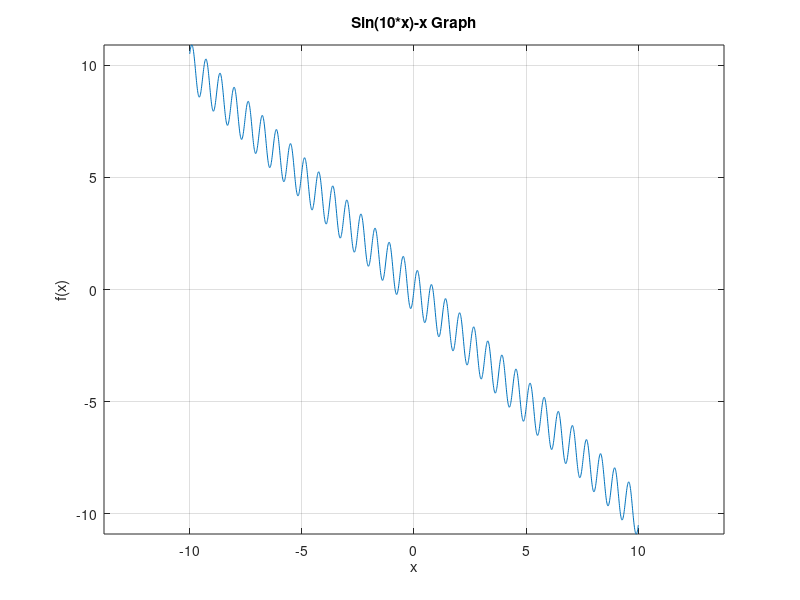

Reproduce this figure in MATLAB.
x = [-10:0.01:10];
y = sin(10*x)-x;
plot(x, y), xlabel('x'), ylabel('f(x)'), title('Sin(10*x)-x Graph'),
grid on, axis equal


